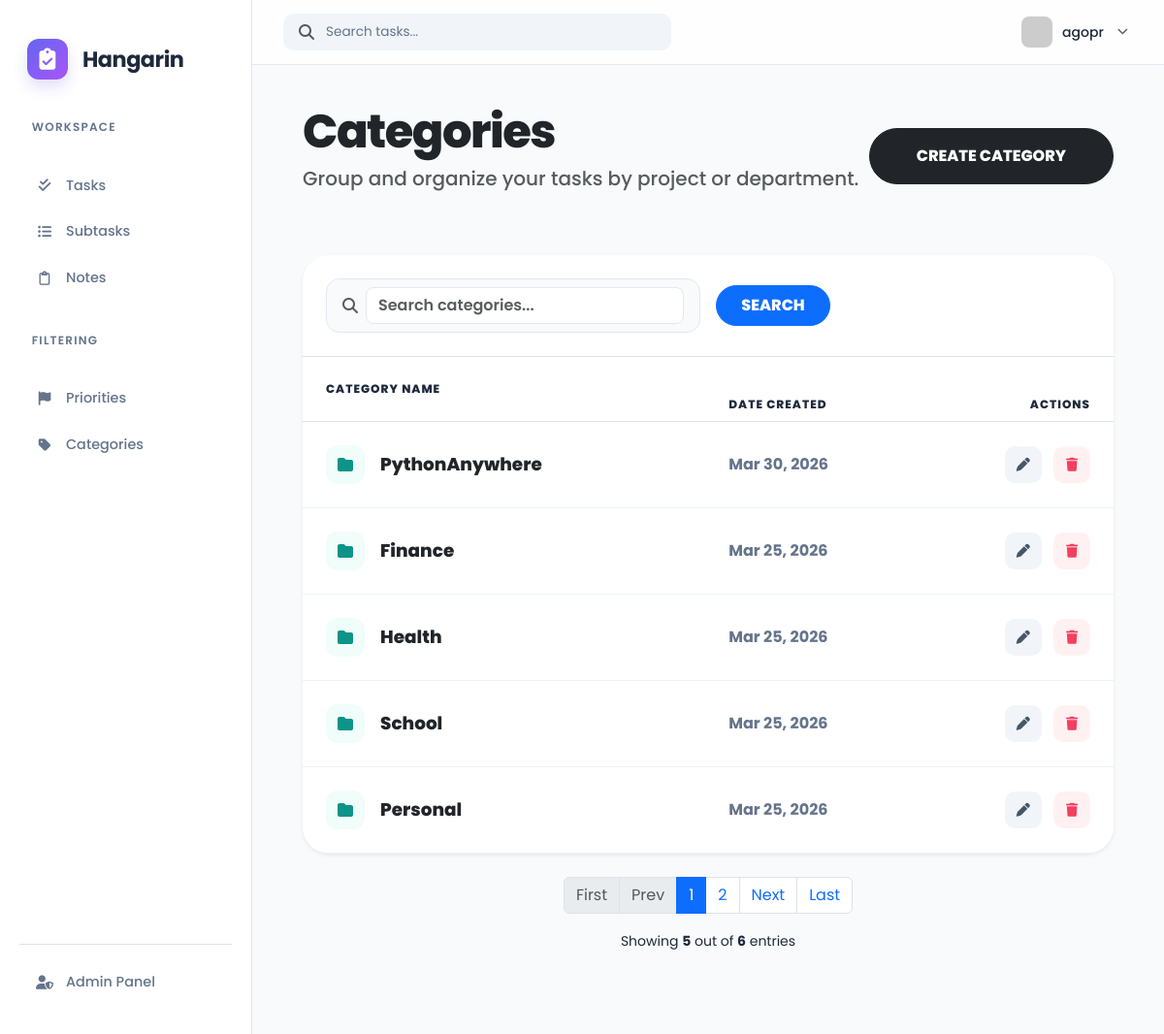
Page /category_list/ (signed in) on the committed database.
### hangarinapp/models.py (models this page shows, shortened)
class BaseModel(models.Model):
    created_at = models.DateTimeField(auto_now_add=True)
    updated_at = models.DateTimeField(auto_now=True)
    class Meta:
        abstract = True

class Category(BaseModel):
    name = models.CharField(max_length=100)
    class Meta:
        verbose_name = "Category"
        verbose_name_plural = "Categories"

### hangarinapp/views.py (the view)
# urls.py: path('category_list/', views.CategoryList.as_view(), name='category-list'),
class CategoryList(LoginRequiredMixin, ListView):
    model = Category
    context_object_name = 'categories'
    template_name = 'category_list.html'
    paginate_by = 5
    login_url = '/accounts/login/'
    def get_queryset(self):
        queryset = super().get_queryset().order_by('-id')
        query = self.request.GET.get('q')
        if query:
            queryset = queryset.filter(Q(name__icontains=query))
        return queryset

### templates/category_list.html (shortened to what this page needs)
{% extends 'base.html' %}
{% load static %}
{% block content %}
<div class="container-fluid pb-5">
    <div class="d-flex justify-content-between align-items-center mb-5">
        <div>
            <h1 class="text-dark mb-1" style="font-weight: 800; font-size: 3rem; letter-spacing: -1.5px;">Categories</h1>
            <p class="text-muted fs-5" style="font-weight: 500;">Group and organize your tasks by project or department.</p>
        </div>
        <a href="{% url 'category-add' %}" class="btn btn-dark rounded-pill px-5 py-3" style="font-weight: 800;">CREATE CATEGORY</a>
    </div>
    <div class="card border-0 shadow-sm" style="border-radius: 28px; overflow: hidden; background-color: #fff;">
        <div class="p-4 border-bottom bg-white">
            <form method="GET" action="{% url 'category-list' %}" class="row g-3 align-items-center">
                <div class="col-md-6">
                    <div class="d-flex align-items-center px-3 py-2" style="background-color: #f8fafc; border-radius: 14px; border: 1px solid #e2e8f0;">
                        <i class="fas fa-search text-muted me-2"></i>
                        <input type="text" name="q" value="{{ request.GET.q }}" class="form-control border-0 bg-transparent shadow-none" style="font-weight: 600;" placeholder="Search categories...">
                    </div>
                </div>
                <div class="col-md-2">
                    <button type="submit" class="btn btn-primary w-100 rounded-pill py-2" style="font-weight: 800;">SEARCH</button>
                </div>
            </form>
        </div>
        <div class="table-responsive">
            <table class="table align-middle mb-0">
                <thead style="background-color: #f8fafc;">
                    <tr>
                        <th class="ps-4 py-4 text-uppercase" style="font-weight: 800; color: #1e293b; font-size: 0.75rem; letter-spacing: 1px;">Category Name</th>
                        <th class="text-uppercase" style="font-weight: 800; color: #1e293b; font-size: 0.75rem; letter-spacing: 1px;">Date Created</th>
                        <th class="text-end pe-4 text-uppercase" style="font-weight: 800; color: #1e293b; font-size: 0.75rem; letter-spacing: 1px;">Actions</th>
                    </tr>
                </thead>
                <tbody>
                    {% for category in object_list %}
                    <tr style="border-bottom: 1px solid #edf2f7;">
                        <td class="ps-4 py-4">
                            <div class="d-flex align-items-center">
                                <div class="me-3" style="width: 40px; height: 40px; display: flex; align-items: center; justify-content: center; border-radius: 12px; background-color: #f0fdfa; color: #0d9488;">
                                    <i class="fas fa-folder" style="font-size: 1rem;"></i>
                                </div>
                                <span class="text-dark" style="font-weight: 800; font-size: 1.15rem;">{{ category.name }}</span>
                            </div>
                        </td>
                        <td>
                            <span style="font-weight: 700; color: #64748b;">{{ category.created_at|date:"M d, Y" }}</span>
                        </td>
                        <td class="text-end pe-4">
                            <a href="{% url 'category-update' category.id %}" class="btn btn-sm me-2" style="border-radius: 10px; background-color: #f1f5f9; color: #475569; width: 38px; height: 38px; display: inline-flex; align-items: center; justify-content: center; border: none;">
                                <i class="fas fa-pen"></i>
                            </a>
                            <a href="{% url 'category-delete' category.id %}" class="btn btn-sm" style="border-radius: 10px; background-color: #fff1f2; color: #f43f5e; width: 38px; height: 38px; display: inline-flex; align-items: center; justify-content: center; border: none;">
                                <i class="fas fa-trash"></i>
                            </a>
                        </td>
                    </tr>
                    {% endfor %}
                </tbody>
            </table>
        </div>
    </div>
    <div class="mt-4">
        {% include 'includes/pagination.html' %}
    </div>
</div>
{% endblock %}

### templates/base.html (shortened to what this page needs)
{% load static %}
{% load pwa %}
<!DOCTYPE html>
<html lang="en">
<head>
    <link href="https://cdn.jsdelivr.net/npm/bootstrap@5.3.0/dist/css/bootstrap.min.css" rel="stylesheet">
    <link rel="stylesheet" href="https://cdnjs.cloudflare.com/ajax/libs/font-awesome/6.5.0/css/all.min.css">
</head>
<body>
<div class="app-layout">
    <aside class="sidebar-wrapper">
    <a href="/" class="brand-box text-decoration-none">
        <div class="brand-logo">
            <i class="fas fa-clipboard-check"></i>
        </div>
        <div class="brand-text">
            <h1 class="brand-name mb-0">Hangarin</h1>
        </div>
    </a>
    <nav class="flex-grow-1">
        <div class="nav-group">
            <p class="nav-label">Workspace</p>
            <a href="{% url 'task-list' %}" class="sidebar-link {% if 'task' in request.path %}active{% endif %}">
                <i class="fas fa-check-double"></i>
                <span>Tasks</span>
            </a>
            <a href="{% url 'subtask-list' %}" class="sidebar-link {% if 'subtask' in request.path %}active{% endif %}">
                <i class="fas fa-list-ul"></i>
                <span>Subtasks</span>
            </a>
            <a href="{% url 'note-list' %}" class="sidebar-link {% if 'note' in request.path %}active{% endif %}">
                <i class="far fa-clipboard"></i>
                <span>Notes</span>
            </a>
        </div>
        <div class="nav-group">
            <p class="nav-label">Filtering</p>
            <a href="{% url 'priority-list' %}" class="sidebar-link">
                <i class="fas fa-flag"></i>
                <span>Priorities</span>
            </a>
            <a href="{% url 'category-list' %}"class="sidebar-link">
                <i class="fas fa-tag"></i>
                <span>Categories</span>
            </a>
        </div>
    </nav>
    <div class="system-nav mt-auto border-top pt-3">
        <a href="/admin/" class="sidebar-link">
            <i class="fas fa-user-shield"></i>
            <span>Admin Panel</span>
        </a>
    </div>
</aside>
    <main class="main-viewport">
        <header class="glass-header">
            <div class="search-bar">
                <i class="fas fa-search text-muted"></i>
                <input type="text" id="mainSearch" placeholder="Search tasks...">
            </div>
            <div class="dropdown">
                <div class="profile-trigger" data-bs-toggle="dropdown">
                    <img src="https://ui-avatars.com/api/?name={{ user.username|default:'User' }}&background=6366f1&color=fff&bold=true" class="avatar">
                    <span class="d-none d-lg-inline fw-medium small">{{ user.username|default:"Guest" }}</span>
                    <i class="fas fa-chevron-down small text-muted ms-1" style="font-size: 0.7rem;"></i>
                </div>
            </div>
        </header>
        <div class="content-container" id="searchableArea">
            {% block content %}
            {% endblock %}
        </div>
    </main>
</div>
</body>
</html>

### templates/base.html (style rules this page uses)
:root { --bg-body: #f8fafc; --sidebar-bg: #ffffff; --accent-primary: #6366f1; --accent-hover: #4f46e5; --text-main: #1e293b; --text-muted: #64748b; --sidebar-width: 260px; --card-shadow: 0 4px 12px rgba(0, 0, 0, 0.03); --border-color: #e2e8f0; }
body { background-color: var(--bg-body); color: var(--text-main); font-family: 'Poppins', sans-serif; min-height: 100vh; margin: 0; overflow-x: hidden; }
.sidebar-wrapper { position: fixed; top: 0; left: 0; bottom: 0; width: var(--sidebar-width); background: var(--sidebar-bg); border-right: 1px solid var(--border-color); display: flex; flex-direction: column; padding: 2rem 1.25rem; z-index: 1050; transition: all 0.3s ease; }
.brand-box { display: flex; align-items: center; gap: 15px; padding: 0.5rem 0.5rem 2.5rem; }
.brand-logo { width: 42px; height: 42px; background: linear-gradient(135deg, #6366f1 0%, #a855f7 100%); border-radius: 12px; display: flex; align-items: center; justify-content: center; color: white !important; font-size: 1.4rem; box-shadow: 0 8px 15px rgba(99, 102, 241, 0.2); flex-shrink: 0; }
.brand-name { font-weight: 700; font-size: 1.4rem; color: #1e293b !important; line-height: 1; letter-spacing: -0.5px; }
.brand-text { display: flex; flex-direction: column; }
.nav-group { margin-bottom: 2rem; }
.nav-label { font-size: 0.75rem; text-transform: uppercase; letter-spacing: 0.1em; color: var(--text-muted) !important; padding: 0 0.8rem 0.8rem; font-weight: 600; }
.sidebar-link { display: flex; align-items: center; gap: 12px; padding: 0.75rem 1rem; color: var(--text-muted) !important; text-decoration: none; border-radius: 12px; font-weight: 500; font-size: 0.9rem; transition: all 0.2s ease; margin-bottom: 2px; }
.sidebar-link i { width: 20px; text-align: center; }
.main-viewport { margin-left: var(--sidebar-width); padding: 0; min-height: 100vh; }
.glass-header { background: rgba(255, 255, 255, 0.8); backdrop-filter: blur(10px); border-bottom: 1px solid var(--border-color); padding: 0.75rem 2rem; display: flex; align-items: center; justify-content: space-between; position: sticky; top: 0; z-index: 1000; }
.search-bar { background: #f1f5f9; border-radius: 10px; padding: 0.5rem 1rem; display: flex; align-items: center; gap: 10px; width: 100%; max-width: 400px; }
.search-bar input { background: transparent !important; border: none !important; color: var(--text-main) !important; width: 100%; outline: none; font-size: 0.85rem; }
.search-bar input::placeholder { color: var(--text-muted); }
.profile-trigger { display: flex; align-items: center; gap: 10px; cursor: pointer; padding: 5px; border-radius: 10px; transition: background 0.2s; }
.avatar { width: 32px; height: 32px; border-radius: 8px; object-fit: cover; }
.content-container { padding: 2.5rem; animation: fadeIn 0.4s ease-out; }
input, select, textarea, .form-control { color: var(--text-main) !important; background-color: #ffffff !important; border: 1px solid var(--border-color) !important; border-radius: 8px !important; }

### rows in the picture
Category: name "PythonAnywhere", created_at "Mar 30, 2026"
Category: name "Finance", created_at "Mar 25, 2026"
Category: name "Health", created_at "Mar 25, 2026"
Category: name "School", created_at "Mar 25, 2026"
Category: name "Personal", created_at "Mar 25, 2026"

### other values in the picture
{{ user.username|default:"Guest" }} "agopr"
{{ page_num }} "1"
{{ page_num }} "2"
{{ object_list|length }} "5"
{{ paginator.count }} "6"
